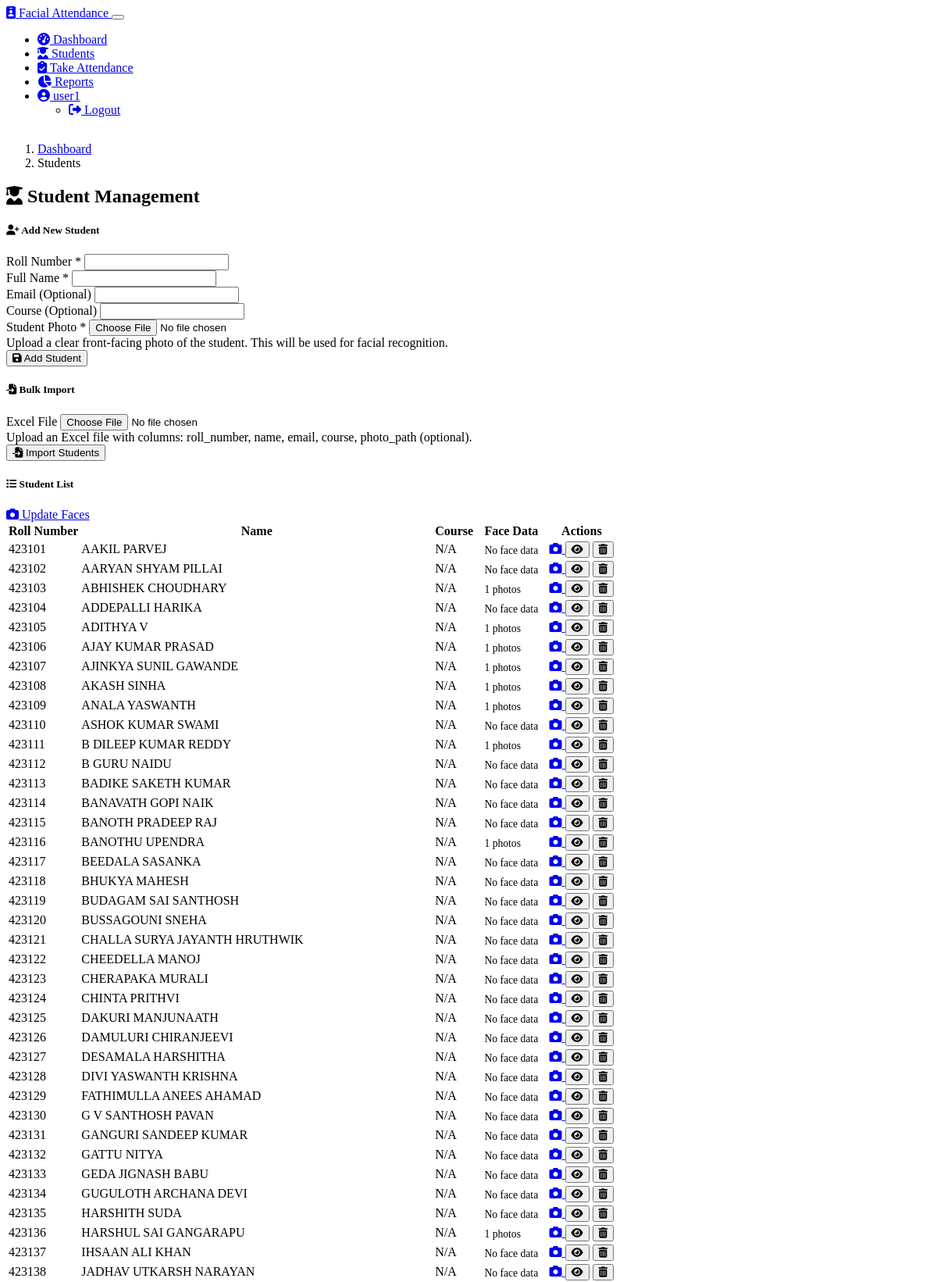
/students (signed in, upper part), run on the app's committed database.
### models.py (models this page shows, shortened)
class User(UserMixin, db.Model):
    id = db.Column(db.Integer, primary_key=True)
    username = db.Column(db.String(64), unique=True, nullable=False)
    email = db.Column(db.String(120), unique=True, nullable=False)
    password_hash = db.Column(db.String(256), nullable=False)
    is_admin = db.Column(db.Boolean, default=False)
    created_at = db.Column(db.DateTime, default=datetime.utcnow)

class Student(db.Model):
    id = db.Column(db.Integer, primary_key=True)
    roll_number = db.Column(db.String(20), unique=True, nullable=False)
    name = db.Column(db.String(100), nullable=False)
    email = db.Column(db.String(120), nullable=True)
    course = db.Column(db.String(100), nullable=True)
    created_at = db.Column(db.DateTime, default=datetime.utcnow)
    face_encodings = db.relationship('FaceEncoding', backref='student', lazy=True)
    attendances = db.relationship('Attendance', backref='student', lazy=True)

### routes.py (the view, shortened to what this page needs)
@app.route('/students', methods=['GET', 'POST'])
@login_required
def students():
    all_students = Student.query.order_by(Student.roll_number).all()
    return render_template('students.html', students=all_students)

### app.py (called while the page is built)
@login_manager.user_loader
def load_user(user_id):
    from models import User
    return User.query.get(int(user_id))

### routes.py (called while the page is built)
@app.context_processor
def inject_now():
    return {'now': datetime.now()}

### templates/students.html (shortened to what this page needs)
{% extends 'base.html' %}
{% block content %}
<div class="row mb-4">
    <div class="col-12">
        <nav aria-label="breadcrumb">
            <ol class="breadcrumb">
                <li class="breadcrumb-item"><a href="{{ url_for('dashboard') }}">Dashboard</a></li>
                <li class="breadcrumb-item active" aria-current="page">Students</li>
            </ol>
        </nav>
        <h2 class="mb-4">
            <i class="fas fa-user-graduate text-primary me-2"></i>
            Student Management
        </h2>
    </div>
</div>
<div class="row">
    <div class="col-md-5">
        <div class="card shadow-sm mb-4">
            <div class="card-header bg-primary text-white">
                <h5 class="card-title mb-0">
                    <i class="fas fa-user-plus me-2"></i>
                    Add New Student
                </h5>
            </div>
            <div class="card-body">
                <form method="POST" enctype="multipart/form-data">
                    <div class="mb-3">
                        <label for="roll_number" class="form-label">Roll Number *</label>
                        <input type="text" class="form-control" id="roll_number" name="roll_number" required>
                    </div>
                    <div class="mb-3">
                        <label for="name" class="form-label">Full Name *</label>
                        <input type="text" class="form-control" id="name" name="name" required>
                    </div>
                    <div class="mb-3">
                        <label for="email" class="form-label">Email (Optional)</label>
                        <input type="email" class="form-control" id="email" name="email">
                    </div>
                    <div class="mb-3">
                        <label for="course" class="form-label">Course (Optional)</label>
                        <input type="text" class="form-control" id="course" name="course">
                    </div>
                    <div class="mb-3">
                        <label for="student_photo" class="form-label">Student Photo *</label>
                        <input type="file" class="form-control" id="student_photo" name="student_photo" accept="image/*" required>
                        <div class="form-text">
                            Upload a clear front-facing photo of the student. This will be used for facial recognition.
                        </div>
                    </div>
                    <div class="d-grid gap-2">
                        <button type="submit" class="btn btn-primary">
                            <i class="fas fa-save me-2"></i>
                            Add Student
                        </button>
                    </div>
                </form>
            </div>
        </div>
        <div class="card shadow-sm">
            <div class="card-header bg-primary text-white">
                <h5 class="card-title mb-0">
                    <i class="fas fa-file-import me-2"></i>
                    Bulk Import
                </h5>
            </div>
            <div class="card-body">
                <form method="POST" enctype="multipart/form-data">
                    <div class="mb-3">
                        <label for="excel_file" class="form-label">Excel File</label>
                        <input type="file" class="form-control" id="excel_file" name="excel_file" accept=".xlsx, .xls">
                        <div class="form-text">
                            Upload an Excel file with columns: roll_number, name, email, course, photo_path (optional).
                        </div>
                    </div>
                    <div class="d-grid gap-2">
                        <button type="submit" class="btn btn-outline-primary">
                            <i class="fas fa-file-import me-2"></i>
                            Import Students
                        </button>
                    </div>
                </form>
            </div>
        </div>
    </div>
    <div class="col-md-7">
        <div class="card shadow-sm">
            <div class="card-header bg-primary text-white">
                <div class="d-flex justify-content-between align-items-center">
                    <h5 class="card-title mb-0">
                        <i class="fas fa-list me-2"></i>
                        Student List
                    </h5>
                    <div class="btn-group">
                        <a href="{{ url_for('update_face') }}" class="btn btn-sm btn-light">
                            <i class="fas fa-camera me-1"></i> Update Faces
                        </a>
                    </div>
                </div>
            </div>
            <div class="card-body">
                {% if students %}
                <div class="table-responsive">
                    <table class="table table-hover" id="studentTable">
                        <thead>
                            <tr>
                                <th>Roll Number</th>
                                <th>Name</th>
                                <th>Course</th>
                                <th>Face Data</th>
                                <th>Actions</th>
                            </tr>
                        </thead>
                        <tbody>
                            {% for student in students %}
                            <tr>
                                <td>{{ student.roll_number }}</td>
                                <td>{{ student.name }}</td>
                                <td>{{ student.course or 'N/A' }}</td>
                                <td>
                                    {% if student.face_encodings|length > 0 %}
                                    <span class="badge bg-success">{{ student.face_encodings|length }} photos</span>
                                    {% else %}
                                    <span class="badge bg-danger">No face data</span>
                                    {% endif %}
                                </td>
                                <td>
                                    <div class="btn-group btn-group-sm">
                                        <a href="{{ url_for('update_face', roll=student.roll_number) }}" class="btn btn-primary">
                                            <i class="fas fa-camera"></i>
                                        </a>
                                        <button type="button" class="btn btn-info">
                                            <i class="fas fa-eye"></i>
                                        </button>
                                        <button type="button" class="btn btn-danger">
                                            <i class="fas fa-trash-alt"></i>
                                        </button>
                                    </div>
                                </td>
                            </tr>
                            {% endfor %}
                        </tbody>
                    </table>
                </div>
                {% else %}
                <div class="alert alert-info">
                    <i class="fas fa-info-circle me-2"></i>
                    No students added yet. Add your first student using the form.
                </div>
                {% endif %}
            </div>
        </div>
    </div>
</div>
{% endblock %}

### templates/base.html (shortened to what this page needs)
<!DOCTYPE html>
<html lang="en" data-bs-theme="dark">
<head>
    <link rel="stylesheet" href="https://cdn.replit.com/agent/bootstrap-agent-dark-theme.min.css">
    <link rel="stylesheet" href="https://cdnjs.cloudflare.com/ajax/libs/font-awesome/6.2.0/css/all.min.css">
    <link rel="stylesheet" href="{{ url_for('static', filename='css/style.css') }}">
</head>
<body>
    <nav class="navbar navbar-expand-lg navbar-dark bg-dark">
        <div class="container">
            <a class="navbar-brand" href="{{ url_for('index') }}">
                <i class="fas fa-id-badge me-2"></i>
                Facial Attendance
            </a>
            <button class="navbar-toggler" type="button" data-bs-toggle="collapse" data-bs-target="#navbarNav">
            </button>
            <div class="collapse navbar-collapse" id="navbarNav">
                <ul class="navbar-nav ms-auto">
                    {% if current_user.is_authenticated %}
                    <li class="nav-item">
                        <a class="nav-link {% if request.endpoint == 'dashboard' %}active{% endif %}" href="{{ url_for('dashboard') }}">
                            <i class="fas fa-tachometer-alt me-1"></i> Dashboard
                        </a>
                    </li>
                    <li class="nav-item">
                        <a class="nav-link {% if request.endpoint == 'students' %}active{% endif %}" href="{{ url_for('students') }}">
                            <i class="fas fa-user-graduate me-1"></i> Students
                        </a>
                    </li>
                    <li class="nav-item">
                        <a class="nav-link {% if request.endpoint == 'take_attendance' %}active{% endif %}" href="{{ url_for('take_attendance') }}">
                            <i class="fas fa-clipboard-check me-1"></i> Take Attendance
                        </a>
                    </li>
                    <li class="nav-item">
                        <a class="nav-link {% if request.endpoint == 'reports' %}active{% endif %}" href="{{ url_for('reports') }}">
                            <i class="fas fa-chart-pie me-1"></i> Reports
                        </a>
                    </li>
                    <li class="nav-item dropdown">
                        <a class="nav-link dropdown-toggle" href="#" id="userDropdown" role="button" data-bs-toggle="dropdown">
                            <i class="fas fa-user-circle me-1"></i> {{ current_user.username }}
                        </a>
                        <ul class="dropdown-menu dropdown-menu-end">
                            <li>
                                <a class="dropdown-item" href="{{ url_for('logout') }}">
                                    <i class="fas fa-sign-out-alt me-1"></i> Logout
                                </a>
                            </li>
                        </ul>
                    </li>
                    {% endif %}
                </ul>
            </div>
        </div>
    </nav>
    <main class="container py-4">
        {% block content %}{% endblock %}
    </main>
</body>
</html>

### static/css/style.css (style rules this page uses)
body { min-height: 100vh; display: flex; flex-direction: column; }
main { flex: 1; }
.card { transition: transform 0.2s ease-in-out, box-shadow 0.2s ease-in-out; }
.badge.bg-success, .badge.bg-danger { font-size: 0.85rem; padding: 0.35rem 0.65rem; }

### data on the page
User: username "user1"
Student: roll_number "423101", name "AAKIL PARVEJ", course "N/A", shows "No face data"
Student: roll_number "423102", name "AARYAN SHYAM PILLAI", course "N/A", shows "No face data"
Student: roll_number "423103", name "ABHISHEK CHOUDHARY", course "N/A", face_encodings|length "1"
Student: roll_number "423104", name "ADDEPALLI HARIKA", course "N/A", shows "No face data"
Student: roll_number "423105", name "ADITHYA V", course "N/A", face_encodings|length "1"
Student: roll_number "423106", name "AJAY KUMAR PRASAD", course "N/A", face_encodings|length "1"
Student: roll_number "423107", name "AJINKYA SUNIL GAWANDE", course "N/A", face_encodings|length "1"
Student: roll_number "423108", name "AKASH SINHA", course "N/A", face_encodings|length "1"
Student: roll_number "423109", name "ANALA YASWANTH", course "N/A", face_encodings|length "1"
Student: roll_number "423110", name "ASHOK KUMAR SWAMI", course "N/A", shows "No face data"
Student: roll_number "423111", name "B DILEEP KUMAR REDDY", course "N/A", face_encodings|length "1"
Student: roll_number "423112", name "B GURU NAIDU", course "N/A", shows "No face data"
Student: roll_number "423113", name "BADIKE SAKETH KUMAR", course "N/A", shows "No face data"
Student: roll_number "423114", name "BANAVATH GOPI NAIK", course "N/A", shows "No face data"
Student: roll_number "423115", name "BANOTH PRADEEP RAJ", course "N/A", shows "No face data"
Student: roll_number "423116", name "BANOTHU UPENDRA", course "N/A", face_encodings|length "1"
Student: roll_number "423117", name "BEEDALA SASANKA", course "N/A", shows "No face data"
Student: roll_number "423118", name "BHUKYA MAHESH", course "N/A", shows "No face data"
Student: roll_number "423119", name "BUDAGAM SAI SANTHOSH", course "N/A", shows "No face data"
Student: roll_number "423120", name "BUSSAGOUNI SNEHA", course "N/A", shows "No face data"
Student: roll_number "423121", name "CHALLA SURYA JAYANTH HRUTHWIK", course "N/A", shows "No face data"
Student: roll_number "423122", name "CHEEDELLA MANOJ", course "N/A", shows "No face data"
Student: roll_number "423123", name "CHERAPAKA MURALI", course "N/A", shows "No face data"
Student: roll_number "423124", name "CHINTA PRITHVI", course "N/A", shows "No face data"
Student: roll_number "423125", name "DAKURI MANJUNAATH", course "N/A", shows "No face data"
Student: roll_number "423126", name "DAMULURI CHIRANJEEVI", course "N/A", shows "No face data"
Student: roll_number "423127", name "DESAMALA HARSHITHA", course "N/A", shows "No face data"
Student: roll_number "423128", name "DIVI YASWANTH KRISHNA", course "N/A", shows "No face data"
Student: roll_number "423129", name "FATHIMULLA ANEES AHAMAD", course "N/A", shows "No face data"
Student: roll_number "423130", name "G V SANTHOSH PAVAN", course "N/A", shows "No face data"
Student: roll_number "423131", name "GANGURI SANDEEP KUMAR", course "N/A", shows "No face data"
Student: roll_number "423132", name "GATTU NITYA", course "N/A", shows "No face data"
Student: roll_number "423133", name "GEDA JIGNASH BABU", course "N/A", shows "No face data"
Student: roll_number "423134", name "GUGULOTH ARCHANA DEVI", course "N/A", shows "No face data"
Student: roll_number "423135", name "HARSHITH SUDA", course "N/A", shows "No face data"
Student: roll_number "423136", name "HARSHUL SAI GANGARAPU", course "N/A", face_encodings|length "1"
Student: roll_number "423137", name "IHSAAN ALI KHAN", course "N/A", shows "No face data"
Student: roll_number "423138", name "JADHAV UTKARSH NARAYAN", course "N/A", shows "No face data"
